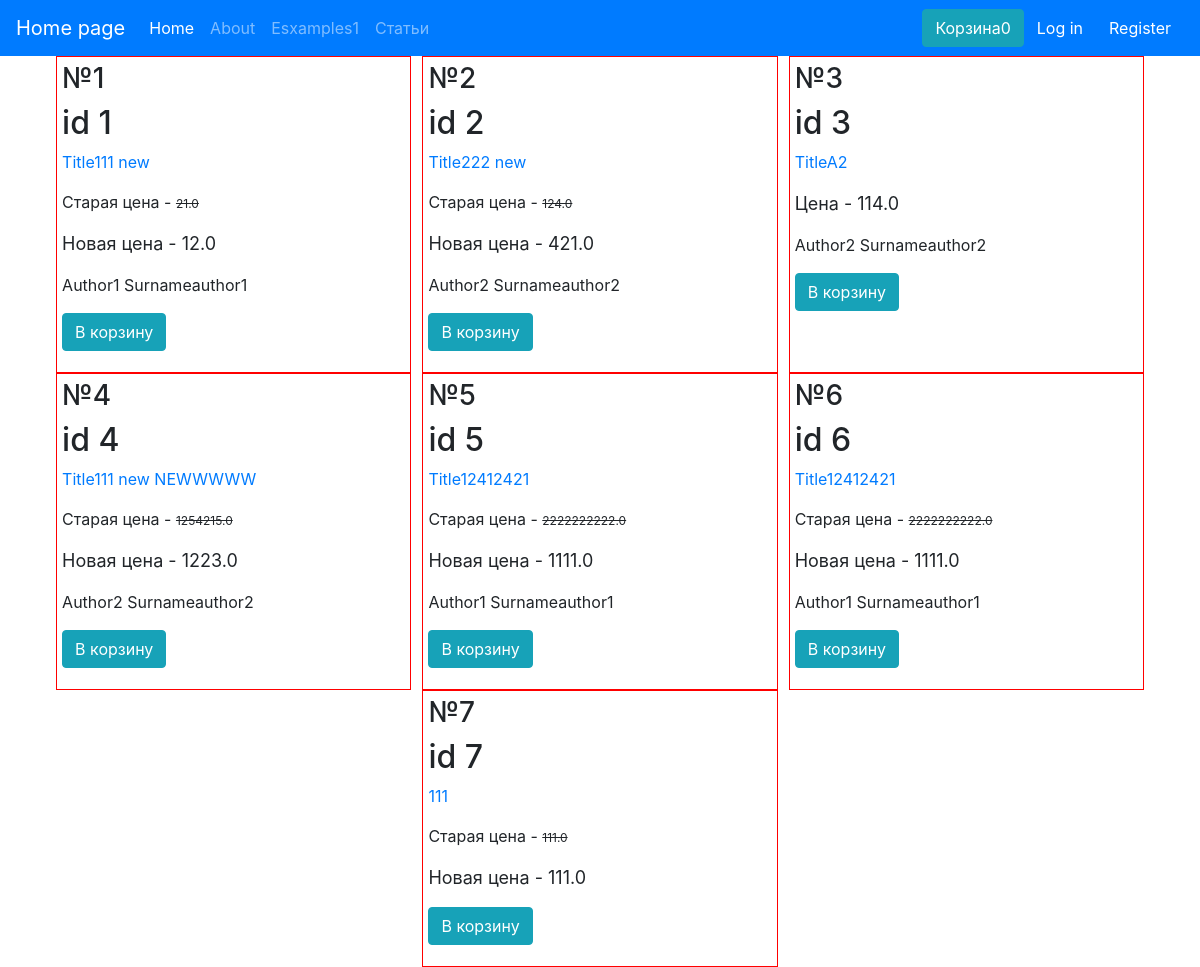
The page / on the database its author committed.
### testlesson/models.py (models this page shows, shortened)
class Book(models.Model):
    GENRE_CHOISE = (
        ('comedy', 'Комедия'),
        ('trag', 'Боевик'),
        ('melodrama', 'Драма'),
        ('futur', 'Фанатаска'),
    )
    author = models.ForeignKey(Author, on_delete=models.CASCADE, default='', null=True)
    title = models.CharField(max_length=120)
    description = models.TextField(max_length=1000)
    price = models.FloatField()
    is_sale = models.BooleanField(default=False)
    new_price = models.FloatField(blank=True,null=True)
    genre = models.CharField(choices=GENRE_CHOISE,max_length=100)

class Author (models.Model):
    name = models.CharField(max_length=35,verbose_name='Имя автора')
    surname = models.CharField(max_length=35,verbose_name='Фамилия ')
    date_birth = models.DateField(verbose_name='Дата рождения')
    date_dead = models.DateField(verbose_name='Дата смерти',blank=True,null=True)
    bio = models.TextField(max_length=5000,verbose_name='Био автора')
    def front_name(self):
        return f'{self.name.capitalize()} {self.surname.capitalize()}'

### testlesson/views.py (the view)
# urls.py: 2. Add a URL to urlpatterns:  path('', views.home, name='home')
def home(request):
    all_books = Book.objects.all()
    print('session', dict(request.session))
    return render (request  ,'testlesson/main_page.html',{
        'books' : all_books,
        'tab' : 'home'
    })

### templates/testlesson/main_page.html
{% extends 'index.html' %}
{% block content %}
<div class="wrap">
    {% for book in books %}
    {% include "partials/part_book_item.html" with obj=book page='home' %}
    {% endfor %}
</div>
{% endblock %}

### templates/partials/part_book_item.html
<div class="book-item">
    <h3>№{{ forloop.counter }}</h3>
        <h2>id {{ obj.id }}</h2>
    <p>
        <a href="/book-detail/{{ obj.id }}/">{{ obj.title }}</a>
    </p>
    {% if obj.is_sale  %}
      <p >Старая цена -
          <span style="text-decoration: line-through; font-size: 12px"> {{ obj.price }}</span></p>
        <p style="font-size: 18px; "> Новая цена  - {{ obj.new_price }}</p>
        {% else %}
        <p style="font-size: 18px">Цена  - {{ obj.price }}</p>
    {% endif %}
    <p>{{ obj.author.front_name }}</p>
    {% if page == 'home' %}
    <p>
      <a href="{% url 'client_app:add_to_session' pk=obj.id %}" class="btn btn-info">В корзину</a>
    </p>
    {% elif page == 'bucket'%}
             <a href="#" class="btn btn-info">Купить</a>
             <a href="{% url 'client_app:delete_bucket' pk=obj.id %}" class="btn btn-info">Удалить из корзины</a>
    {% endif %}
    </div>

### templates/index.html (style rules this page uses)
.wrap { display: flex; justify-content: space-evenly; flex-wrap: wrap; }
.book-item { width: 32%; border: 1px solid red; padding: 5px; }

### rows shown on the page
Book: id "1", title "Title111 new", price "21.0", new_price "12.0", author.front_name "Author1 Surnameauthor1"
Book: id "2", title "Title222 new", price "124.0", new_price "421.0", author.front_name "Author2 Surnameauthor2"
Book: id "3", title "TitleA2", price "114.0", author.front_name "Author2 Surnameauthor2"
Book: id "4", title "Title111 new NEWWWWW", price "1254215.0", new_price "1223.0", author.front_name "Author2 Surnameauthor2"
Book: id "5", title "Title12412421", price "2222222222.0", new_price "1111.0", author.front_name "Author1 Surnameauthor1"
Book: id "6", title "Title12412421", price "2222222222.0", new_price "1111.0", author.front_name "Author1 Surnameauthor1"
Book: id "7", title "111", price "111.0", new_price "111.0"

### other values the page prints
{{ request.session.books_bucket | length }} "0"
